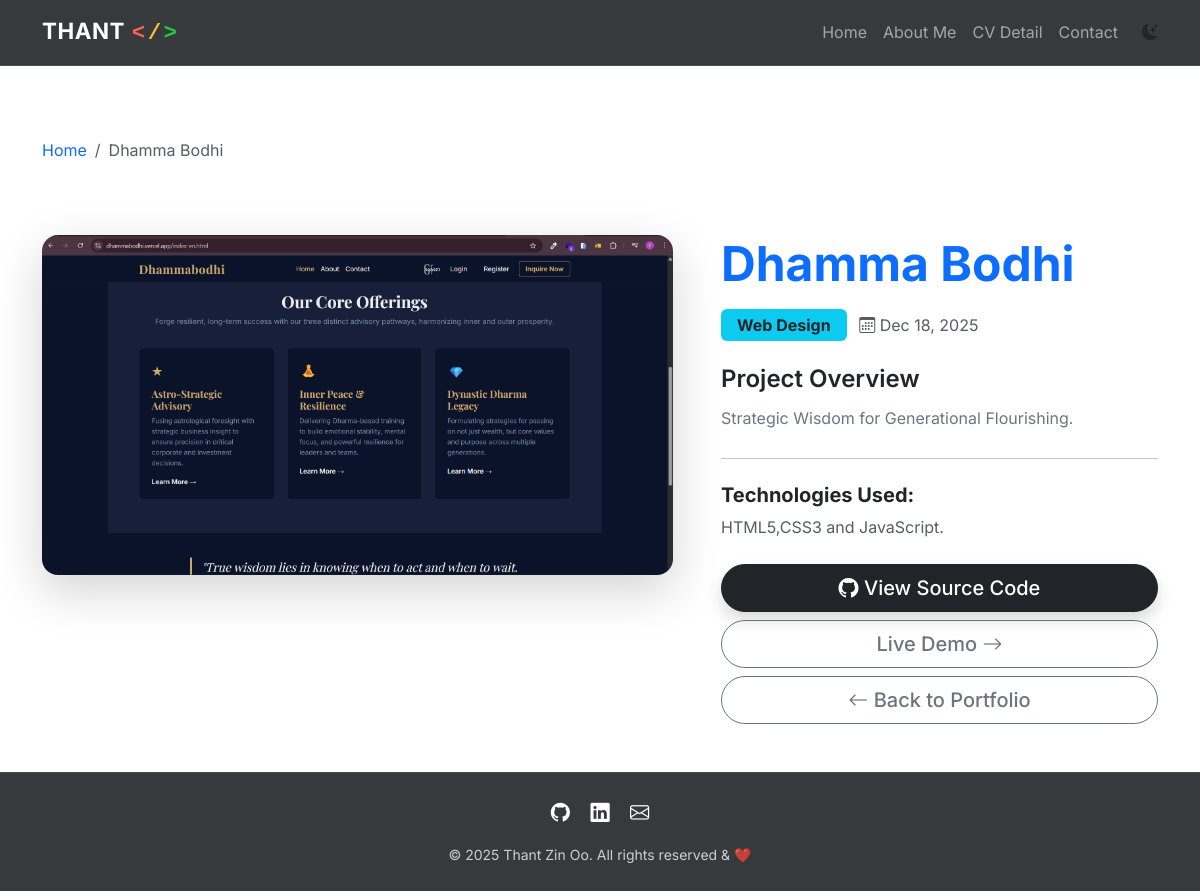
Screenshot of /project/2/ with the database file from the repository.
### app/models.py (models this page shows, shortened)
class Project(models.Model):
    CATEGORY_CHOICES = [
        ('web', 'Web Design'),
        ('php', 'PHP Projects'),
        ('python', 'Python Projects'),
        ('mobile', 'Mobile App'),
    ]
    title = models.CharField(max_length=200, verbose_name="ပရောဂျက်အမည်")
    description = models.TextField(verbose_name="အသေးစိတ်ဖော်ပြချက်")
    technology = models.CharField(max_length=200, verbose_name="အသုံးပြုထားသော နည်းပညာများ") # e.g. Django, React, MySQL
    image = models.ImageField(upload_to='project_images/', verbose_name="ပရောဂျက်ပုံ")
    category = models.CharField(
        max_length=20,
        choices=CATEGORY_CHOICES,
        default='web',
        verbose_name="အမျိုးအစား"
    )
    github_link = models.URLField(max_length=500, blank=True, null=True, verbose_name="GitHub လင့်ခ်")
    vercel_link = models.URLField(max_length=500, blank=True, null=True, verbose_name="Vercel လင့်ခ်")
    created_at = models.DateTimeField(auto_now_add=True, verbose_name="ဖန်တီးသည့်ရက်စွဲ")
    class Meta:
        ordering = ['-created_at'] # အသစ်ဆုံးတင်တဲ့ project ကို အပေါ်ဆုံးကပြမယ်

### app/views.py (the view)
# urls.py: path('project/<int:pk>/', views.project_detail, name='project_detail'),
def project_detail(request, pk):
    project = get_object_or_404(Project, pk=pk)
    return render(request, 'app/project.html', {'project': project})

### templates/app/project.html (shortened to what this page needs)
{% extends 'app/base.html' %}
{% load static %}
{% block content %}
<div class="container mt-5 pt-4">
    <nav aria-label="breadcrumb" data-aos="fade-right">
        <ol class="breadcrumb">
            <li class="breadcrumb-item"><a href="{% url 'index' %}" class="text-decoration-none">Home</a></li>
            <li class="breadcrumb-item active" aria-current="page">{{ project.title }}</li>
        </ol>
    </nav>
    <div class="row mt-4 g-5">
        <div class="col-lg-7" data-aos="fade-up">
            <div class="card border-0 shadow-lg overflow-hidden rounded-4">
                {% if project.image %}
                    <img src="{{ project.image.url }}" class="img-fluid w-100" alt="{{ project.title }}">
                {% else %}
                    <img src="{% static 'images/default-large.jpg' %}" class="img-fluid w-100" alt="No Image">
                {% endif %}
            </div>
        </div>
        <div class="col-lg-5" data-aos="fade-left">
            <h1 class="display-5 fw-bold text-primary mb-3">{{ project.title }}</h1>
            <div class="mb-4">
                <span class="badge bg-info text-dark px-3 py-2 fs-6 me-2">{{ project.get_category_display }}</span>
                <span class="text-muted"><i class="bi bi-calendar3"></i> {{ project.created_at|date:"M d, Y" }}</span>
            </div>
            <h4 class="fw-semibold">Project Overview</h4>
            <p class="text-secondary lh-lg" style="text-align: justify;">
                {{ project.description }}
            </p>
            <hr class="my-4">
            <div class="mb-4">
                <h5 class="fw-bold">Technologies Used:</h5>
                <p class="text-muted">{{ project.technology }}</p>
            </div>
            <div class="d-grid gap-2">
                {% if project.github_link %}
                <a href="{{ project.github_link }}" target="_blank" class="btn btn-dark btn-lg rounded-pill shadow">
                    <i class="bi bi-github"></i> View Source Code
                </a>
                {% endif %}
                <a href="{{ project.vercel_link }}" target="_blank" class="btn btn-outline-secondary btn-lg rounded-pill">
                    Live Demo  <i class="bi bi-arrow-right"></i>
                </a>
                <a href="{% url 'index' %}" class="btn btn-outline-secondary btn-lg rounded-pill">
                    <i class="bi bi-arrow-left"></i> Back to Portfolio
                </a>
            </div>
        </div>
    </div>
</div>
{% endblock %}

### static/css/style.css (style rules this page uses)
:root { --primary-color: #0d6efd; --apple-red: #ff5f56; --apple-yellow: #ffbd2e; --apple-green: #27c93f; --transition-speed: 0.3s; }
body { font-family: 'Inter', -apple-system, BlinkMacSystemFont, "Segoe UI", Roboto, sans-serif; line-height: 1.6; }
.card { transition: transform var(--transition-speed), box-shadow var(--transition-speed); border-radius: 15px; overflow: hidden; }
.btn { transition: all 0.2s ease; font-weight: 500; }
[data-bs-theme="light"] body { background-color: #f5f8fc color: #333; }
[data-bs-theme="light"] .card { background-color: #ebeef4; border: 1px solid rgba(0,0,0,0.05); }

### rows the page displays
Project: title "Dhamma Bodhi", image (picture), category "Web Design", created_at "Dec 18, 2025", description "Strategic Wisdom for Generational Flourishing.", technology "HTML5,CSS3 and JavaScript."
